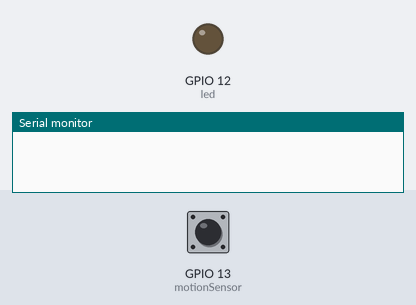
This sketch was run on a simulated ESP8266 (NodeMCU). On the bench: output pins drawn as LEDs (lit = HIGH), the last lines printed to the serial monitor. Inputs (shaded band) come from the test bench; at power-on: GPIO 13 (motionSensor) HIGH.

Above: at 1.2 s.
1.3 s: GPIO 13 (motionSensor) pulsed LOW 2 times (0.12 s each, 0.3 s apart)
At 2.6 s:
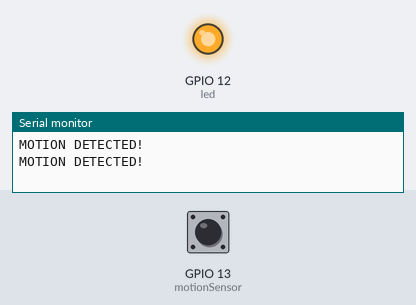
Timing chart, 0 to 13.2 s (numbered marks = the images above; inputs shaded):
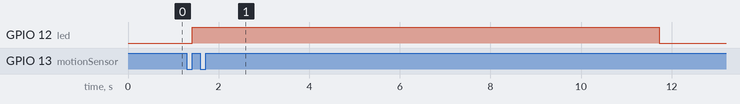

Measured:
- after the input at 1.3 s, GPIO 12 (led): LOW → HIGH after 0.12 s, → LOW 10.3 s later

The sketch:

pir_led.ino
```cpp
/*---------------------KRENOVATOR---------------------
  PIR Sensor + LED

  Demonstrates on how the PIR sensor works with the LED
  as a triggered component. The sensor is known also as
  motion sensor which will detect any movement within
  the area. Thus, the LED will lights up when the sensor
  detected a movement.

  Get the code at github
  http://bit.ly/PIR_MotionDetection

  by M.Zulsyahmi @krenovator
  October 2018
 */

//fixed the time delay for 10 secs
#define timeSeconds 10

// Set GPIOs for LED and PIR Motion Sensor
const int led = 12;               //D6
const int motionSensor = 13;      //D7

// Timer: Auxiliary variables
unsigned long now = millis();
unsigned long lastTrigger = 0;
boolean startTimer = false;

// Checks if motion was detected, sets LED HIGH and starts a timer
void detectsMovement() {
  Serial.println("MOTION DETECTED!");
  digitalWrite(led, HIGH);
  startTimer = true;
  lastTrigger = millis();
}
void setup() {
  // Serial port for debugging purposes
  Serial.begin(115200);

  // PIR Motion Sensor mode INPUT_PULLUP
  pinMode(motionSensor, INPUT_PULLUP);
  // Set motionSensor pin as interrupt, assign interrupt function and set RISING mode
  ICACHE_RAM_ATTR attachInterrupt(digitalPinToInterrupt(motionSensor), detectsMovement, RISING);

  // Set LED to LOW
  pinMode(led, OUTPUT);
  digitalWrite(led, LOW);
}

void loop() {
  // Current time
  now = millis();
  // Turn off the LED after the number of seconds defined in the timeSeconds variable
  if(startTimer && (now - lastTrigger > (timeSeconds*1000))) {
    Serial.println("Motion stopped");
    digitalWrite(led, LOW);
    startTimer = false;
  }
}
```
